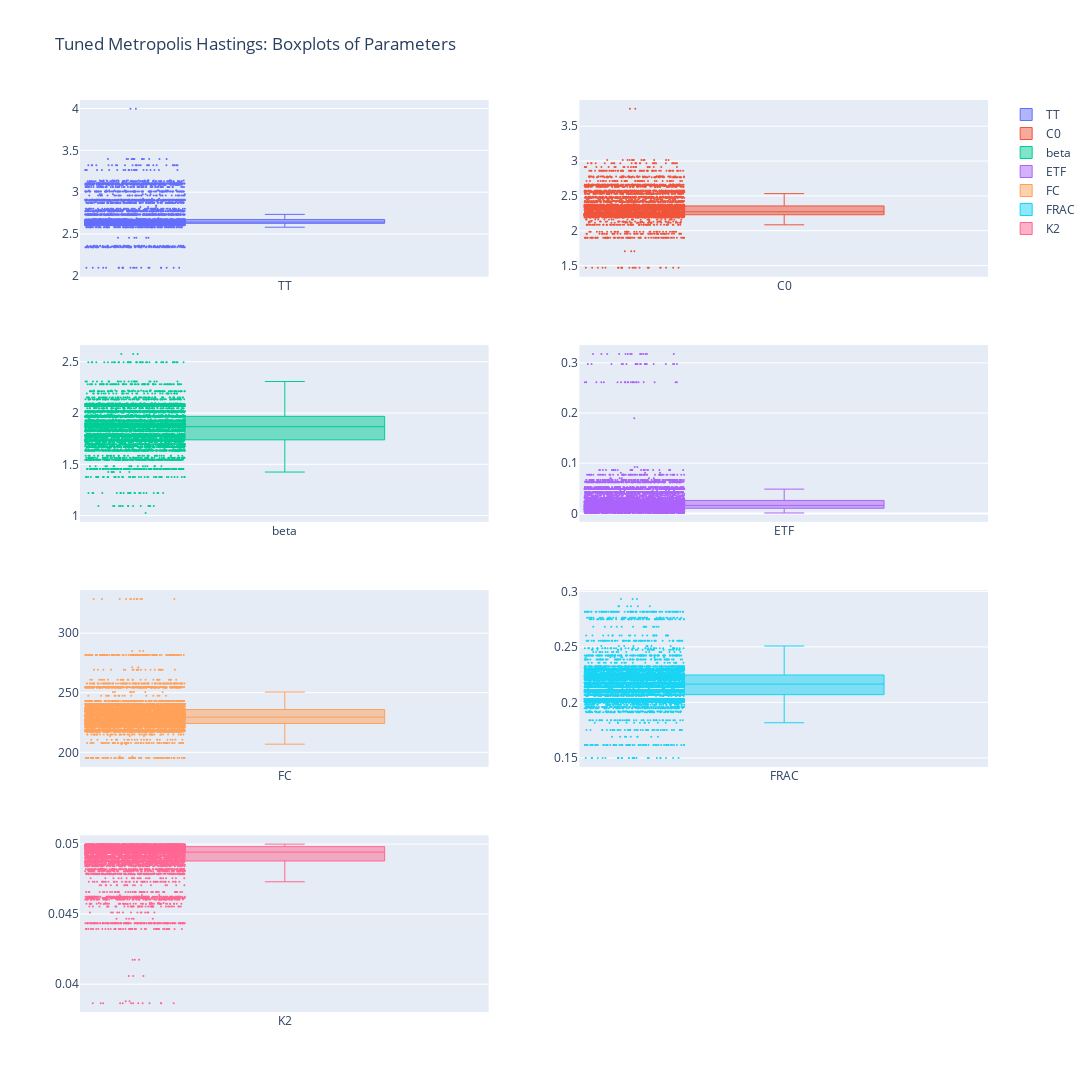

This figure's notebook cell:
### Code cell
sep_boxplot(samples) if sep_viz else boxplot(samples)

### Figure 1 — Plotly figure (JSON) as saved in the notebook; plotly's stock layout.template omitted (floating-point values rounded to 4 significant figures; data arrays with more than 128 entries replaced by an {"elided": "..."} marker saying what was removed)
{"data": [{"boxpoints": "all", "jitter": 0.5, "line": {"width": 1}, "marker": {"size": 2}, "name": "TT", "type": "box", "whiskerwidth": 0.2, "xaxis": "x", "y": {"elided": "8000 float values"}, "yaxis": "y"}, {"boxpoints": "all", "jitter": 0.5, "line": {"width": 1}, "marker": {"size": 2}, "name": "C0", "type": "box", "whiskerwidth": 0.2, "xaxis": "x2", "y": {"elided": "8000 float values"}, "yaxis": "y2"}, {"boxpoints": "all", "jitter": 0.5, "line": {"width": 1}, "marker": {"size": 2}, "name": "beta", "type": "box", "whiskerwidth": 0.2, "xaxis": "x3", "y": {"elided": "8000 float values"}, "yaxis": "y3"}, {"boxpoints": "all", "jitter": 0.5, "line": {"width": 1}, "marker": {"size": 2}, "name": "ETF", "type": "box", "whiskerwidth": 0.2, "xaxis": "x4", "y": {"elided": "8000 float values"}, "yaxis": "y4"}, {"boxpoints": "all", "jitter": 0.5, "line": {"width": 1}, "marker": {"size": 2}, "name": "FC", "type": "box", "whiskerwidth": 0.2, "xaxis": "x5", "y": {"elided": "8000 float values"}, "yaxis": "y5"}, {"boxpoints": "all", "jitter": 0.5, "line": {"width": 1}, "marker": {"size": 2}, "name": "FRAC", "type": "box", "whiskerwidth": 0.2, "xaxis": "x6", "y": {"elided": "8000 float values"}, "yaxis": "y6"}, {"boxpoints": "all", "jitter": 0.5, "line": {"width": 1}, "marker": {"size": 2}, "name": "K2", "type": "box", "whiskerwidth": 0.2, "xaxis": "x7", "y": {"elided": "8000 float values"}, "yaxis": "y7"}], "layout": {"height": 1800, "title": {"text": "Tuned Metropolis Hastings: Boxplots of Parameters"}, "width": 1200, "xaxis": {"anchor": "y", "domain": [0, 0.45]}, "xaxis2": {"anchor": "y2", "domain": [0.55, 1]}, "xaxis3": {"anchor": "y3", "domain": [0, 0.45]}, "xaxis4": {"anchor": "y4", "domain": [0.55, 1]}, "xaxis5": {"anchor": "y5", "domain": [0, 0.45]}, "xaxis6": {"anchor": "y6", "domain": [0.55, 1]}, "xaxis7": {"anchor": "y7", "domain": [0, 0.45]}, "yaxis": {"anchor": "x", "domain": [0.8063, 1]}, "yaxis2": {"anchor": "x2", "domain": [0.8063, 1]}, "yaxis3": {"anchor": "x3", "domain": [0.5375, 0.7312]}, "yaxis4": {"anchor": "x4", "domain": [0.5375, 0.7312]}, "yaxis5": {"anchor": "x5", "domain": [0.2687, 0.4625]}, "yaxis6": {"anchor": "x6", "domain": [0.2687, 0.4625]}, "yaxis7": {"anchor": "x7", "domain": [0, 0.1938]}}}
